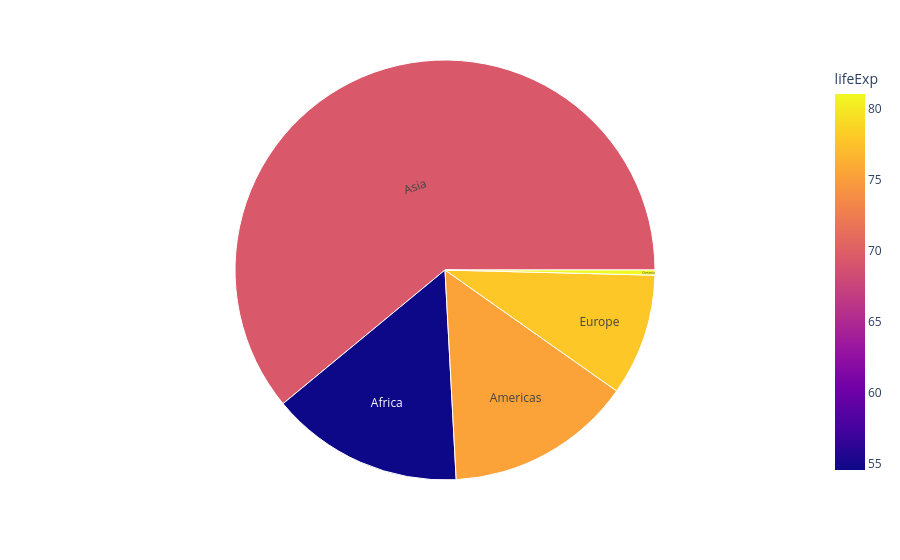

The cell this chart's notebook holds for it:
### Code cell
# Sunburst plot -> Sunburst plots visualize hierarchical data spanning outwards radially from root to leaves. -> color
# path -> [], values

temp_df = gap[gap['year'] == 2007]
px.sunburst(temp_df,path=['continent'],values = 'pop',color='lifeExp')

### Figure 1 — Plotly figure (JSON) as saved in the notebook; plotly's stock layout.template omitted (floating-point values rounded to 4 significant figures)
{"data": [{"branchvalues": "total", "customdata": [[69.44], [77.89], [54.56], [75.36], [81.06]], "domain": {"x": [0, 1], "y": [0, 1]}, "hovertemplate": "labels=%{label}<br>pop=%{value}<br>parent=%{parent}<br>id=%{id}<br>lifeExp=%{color}<extra></extra>", "ids": ["Asia", "Europe", "Africa", "Americas", "Oceania"], "labels": ["Asia", "Europe", "Africa", "Americas", "Oceania"], "marker": {"coloraxis": "coloraxis", "colors": [69.44, 77.89, 54.56, 75.36, 81.06]}, "name": "", "parents": ["", "", "", "", ""], "type": "sunburst", "values": [3812000000.0, 586100000.0, 929500000.0, 898900000.0, 24550000.0]}], "layout": {"coloraxis": {"colorbar": {"title": {"text": "lifeExp"}}, "colorscale": [[0, "#0d0887"], [0.1111, "#46039f"], [0.2222, "#7201a8"], [0.3333, "#9c179e"], [0.4444, "#bd3786"], [0.5556, "#d8576b"], [0.6667, "#ed7953"], [0.7778, "#fb9f3a"], [0.8889, "#fdca26"], [1, "#f0f921"]]}, "legend": {"tracegroupgap": 0}, "margin": {"t": 60}}}
